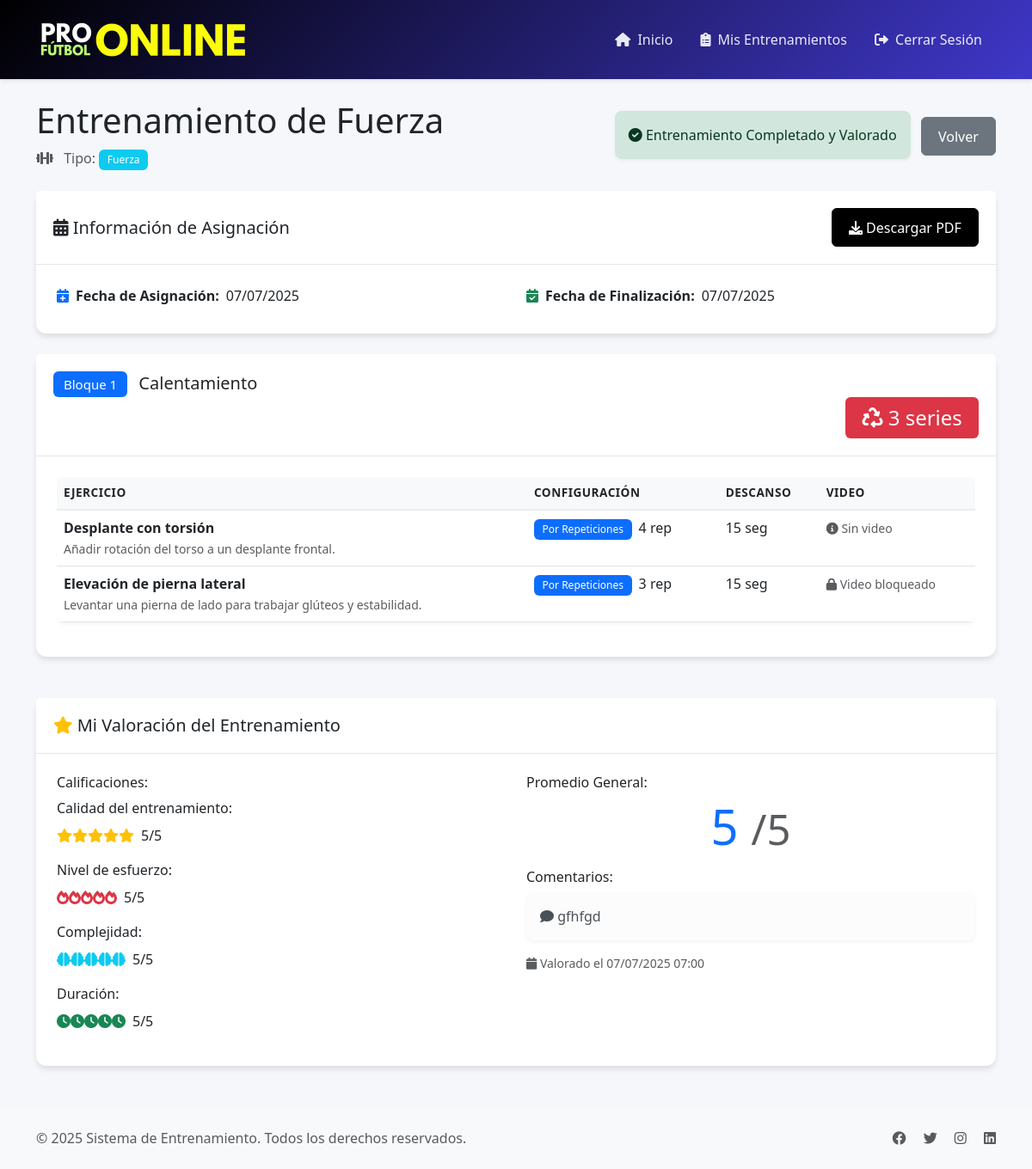
The page /entrenamientos/ver/11 (signed in) on the database its author committed.
### tables this page shows
CREATE TABLE `entrenamientos` (
  `id` int NOT NULL,
  `nombre` varchar(100) NOT NULL,
  `descripcion` text,
  `tipo` int NOT NULL,
  `creado_por` int NOT NULL,
  `created_at` timestamp NULL DEFAULT CURRENT_TIMESTAMP
);

CREATE TABLE `sesiones` (
  `id` int NOT NULL,
  `entrenamiento_id` int NOT NULL,
  `usuario_id` int NOT NULL,
  `fecha` date NOT NULL,
  `notas` text,
  `completado` tinyint(1) DEFAULT '0',
  `fecha_completado` datetime DEFAULT NULL,
  `valorado` tinyint(1) NOT NULL DEFAULT '0',
  `created_at` timestamp NULL DEFAULT CURRENT_TIMESTAMP
);

CREATE TABLE `valoraciones_entrenamientos` (
  `id` int NOT NULL,
  `entrenamiento_id` int NOT NULL,
  `usuario_id` int NOT NULL,
  `dia_id` int NOT NULL,
  `sesion_id` int DEFAULT NULL,
  `calidad` int NOT NULL,
  `esfuerzo` int NOT NULL,
  `complejidad` int NOT NULL,
  `duracion` int NOT NULL,
  `comentarios` text,
  `created_at` timestamp NULL DEFAULT CURRENT_TIMESTAMP
);

### views/entrenamientos/ver.php (the view, shortened to what the rows shown need)
<?php require_once 'views/layouts/header.php'; ?>
<div class="container mt-4">
    <div class="row">
        <div class="col-md-12">
            <div class="d-flex justify-content-between align-items-center mb-4">
                <div>
                    <h1><?php echo htmlspecialchars($entrenamiento['nombre']); ?></h1>
                    <?php if (isset($entrenamiento['tipo'])): ?>
                        <?php
                        $tipos_entrenamiento = [
                            1 => 'Fuerza',
                            2 => 'Cardio',
                            3 => 'Flexibilidad',
                            4 => 'Equilibrio',
                            5 => 'Core',
                            6 => 'Movilidad',
                            7 => 'Potencia',
                            8 => 'Recuperación',
                            10 => 'Mixto'
                        ];
                        $tipo_nombre = $tipos_entrenamiento[$entrenamiento['tipo']] ?? 'No especificado';
                        ?>
                        <p class="text-muted mb-0">
                            <i class="fas fa-dumbbell me-2"></i>
                            Tipo: <span class="badge bg-info"><?php echo $tipo_nombre; ?></span>
                        </p>
                    <?php endif; ?>
                </div>
                <div>
                    <?php if ($_SESSION['user_role'] === 'entrenado' && isset($sesion) && $sesion): ?>
                        <?php if (!$sesion['completado']): ?>
                            <form action="/entrenamientos/completar/<?php echo $entrenamiento['id']; ?>" method="POST" class="d-inline">
                                <button type="submit" class="btn btn-success me-2">
                                    <i class="fas fa-check"></i> Marcar como Completado
                                </button>
                            </form>
                        <?php elseif ($sesion['completado'] && $sesion['valorado']): ?>
                            <div class="alert alert-success d-inline-block me-2 mb-0">
                                <i class="fas fa-check-circle"></i> Entrenamiento Completado y Valorado
                            </div>
                        <?php endif; ?>
                    <?php endif; ?>
                    <a href="/entrenamientos" class="btn btn-secondary">Volver</a>
                </div>
            </div>
            <?php if (isset($sesion) && $sesion): ?>
            <div class="card mb-4">
                <div class="card-header d-flex justify-content-between align-items-center">
                    <h5 class="mb-0">
                        <i class="fas fa-calendar-alt"></i> Información de Asignación
                    </h5>
                    <a href="/entrenamientos/descargarPDF/<?php echo $entrenamiento['id']; ?>" class="btn btn-primary">
                        <i class="fas fa-download"></i> Descargar PDF
                    </a>
                </div>
                <div class="card-body">
                    <div class="row">
                        <div class="col-md-6">
                            <div class="d-flex align-items-center mb-2">
                                <i class="fas fa-calendar-plus text-primary me-2"></i>
                                <strong>Fecha de Asignación:</strong>
                                <span class="ms-2"><?php echo date('d/m/Y', strtotime($sesion['fecha'])); ?></span>
                            </div>
                        </div>
                        <div class="col-md-6">
                            <?php if ($sesion['completado'] && $sesion['fecha_completado']): ?>
                            <div class="d-flex align-items-center mb-2">
                                <i class="fas fa-calendar-check text-success me-2"></i>
                                <strong>Fecha de Finalización:</strong>
                                <span class="ms-2"><?php echo date('d/m/Y', strtotime($sesion['fecha_completado'])); ?></span>
                            </div>
                            <?php endif; ?>
                        </div>
                    </div>
                </div>
            </div>
            <?php endif; ?>
            <?php if (!empty($entrenamiento['bloques'])): ?>
                <?php
                usort($entrenamiento['bloques'], function($a, $b) {
                    return $a['orden'] - $b['orden'];
                });
                foreach ($entrenamiento['bloques'] as $bloque):
                ?>
                <div class="card mb-4">
                    <div class="card-header">
                        <h5 class="mb-0">
                            <span class="badge bg-primary me-2">Bloque <?php echo $bloque['orden']; ?></span>
                            <?php echo htmlspecialchars($bloque['nombre']); ?>
                        </h5>
                        <span class="badge bg-danger ms-2" style="font-size: 1.5em;float: right;">
                                <i class="fas fa-recycle"></i> <?php echo (isset($bloque['serie']) ? $bloque['serie'] : 1); ?> serie<?php echo ((isset($bloque['serie']) ? $bloque['serie'] : 1) > 1 ? 's' : ''); ?>
                        </span>
                    </div>
                    <div class="card-body">
                        <?php if (!empty($bloque['ejercicios'])): ?>
                            <div class="table-responsive">
                                <table class="table table-hover">
                                    <thead>
                                        <tr>
                                            <th>Ejercicio</th>
                                            <th>Configuración</th>
                                            <th>Descanso</th>
                                            <th>Video</th>
                                        </tr>
                                    </thead>
                                    <tbody>
                                        <?php
                                        if (isset($bloque['ejercicios']) && is_array($bloque['ejercicios'])) {
                                            usort($bloque['ejercicios'], function($a, $b) {
                                                return ($a['orden'] ?? 0) - ($b['orden'] ?? 0);
                                            });
                                        }
                                        foreach ($bloque['ejercicios'] as $ejercicio):
                                        ?>
                                        <tr>
                                            <td>
                                                <strong><?php echo htmlspecialchars($ejercicio['nombre']); ?></strong>
                                                <?php if (!empty($ejercicio['descripcion'])): ?>
                                                    <br>
                                                    <small class="text-muted"><?php echo htmlspecialchars($ejercicio['descripcion']); ?></small>
                                                <?php endif; ?>
                                            </td>
                                            <td>
                                                <?php
                                                $tipo_config = $ejercicio['tipo_configuracion'] ?? 'repeticiones';
                                                switch($tipo_config) {
                                                    default:
                                                        echo '<span class="badge bg-primary me-2">Por Repeticiones</span>';
                                                        echo $ejercicio['repeticiones'] ? htmlspecialchars($ejercicio['repeticiones']) . ' rep' : '-';
                                                        break;
                                                }
                                                ?>
                                            </td>
                                            <td><?php echo $ejercicio['tiempo_descanso'] ? htmlspecialchars($ejercicio['tiempo_descanso']) . ' seg' : '-'; ?></td>
                                            <td>
                                                <?php if (!empty($ejercicio['video_url'])): ?>
                                                    <?php if (!empty($sesion) && $sesion['completado'] && $_SESSION['user_role'] === 'entrenado'): ?>
                                                        <span class="text-muted small">
                                                            <i class="fas fa-lock"></i> Video bloqueado
                                                        </span>
                                                    <?php endif; ?>
                                                <?php else: ?>
                                                    <span class="text-muted small">
                                                        <i class="fas fa-info-circle"></i> Sin video
                                                    </span>
                                                <?php endif; ?>
                                            </td>
                                        </tr>
                                        <?php endforeach; ?>
                                    </tbody>
                                </table>
                            </div>
                        <?php else: ?>
                            <div class="alert alert-info">
                                No hay ejercicios asignados a este bloque.
                            </div>
                        <?php endif; ?>
                    </div>
                </div>
                <?php endforeach; ?>
            <?php else: ?>
                <div class="alert alert-info">
                    No hay bloques de ejercicios definidos para este entrenamiento.
                </div>
            <?php endif; ?>
        </div>
    </div>
    <?php if ($_SESSION['user_role'] === 'entrenado'): ?>
        <?php
        if (isset($valoracion) && $valoracion && $valoracion['valorado'] && $valoracion['calidad']): ?>
            <div class="row mt-4">
                <div class="col-md-12">
                    <div class="card">
                        <div class="card-header">
                            <h5 class="mb-0">
                                <i class="fas fa-star text-warning"></i>
                                Mi Valoración del Entrenamiento
                            </h5>
                        </div>
                        <div class="card-body">
                            <div class="row">
                                <div class="col-md-6">
                                    <h6>Calificaciones:</h6>
                                    <div class="mb-3">
                                        <label class="form-label">Calidad del entrenamiento:</label>
                                        <div class="d-flex align-items-center">
                                            <?php for ($i = 1; $i <= 5; $i++): ?>
                                                <i class="fas fa-star <?php echo $i <= $valoracion['calidad'] ? 'text-warning' : 'text-muted'; ?>"></i>
                                            <?php endfor; ?>
                                            <span class="ms-2"><?php echo $valoracion['calidad']; ?>/5</span>
                                        </div>
                                    </div>
                                    <div class="mb-3">
                                        <label class="form-label">Nivel de esfuerzo:</label>
                                        <div class="d-flex align-items-center">
                                            <?php for ($i = 1; $i <= 5; $i++): ?>
                                                <i class="fas fa-fire <?php echo $i <= $valoracion['esfuerzo'] ? 'text-danger' : 'text-muted'; ?>"></i>
                                            <?php endfor; ?>
                                            <span class="ms-2"><?php echo $valoracion['esfuerzo']; ?>/5</span>
                                        </div>
                                    </div>
                                    <div class="mb-3">
                                        <label class="form-label">Complejidad:</label>
                                        <div class="d-flex align-items-center">
                                            <?php for ($i = 1; $i <= 5; $i++): ?>
                                                <i class="fas fa-brain <?php echo $i <= $valoracion['complejidad'] ? 'text-info' : 'text-muted'; ?>"></i>
                                            <?php endfor; ?>
                                            <span class="ms-2"><?php echo $valoracion['complejidad']; ?>/5</span>
                                        </div>
                                    </div>
                                    <div class="mb-3">
                                        <label class="form-label">Duración:</label>
                                        <div class="d-flex align-items-center">
                                            <?php for ($i = 1; $i <= 5; $i++): ?>
                                                <i class="fas fa-clock <?php echo $i <= $valoracion['duracion'] ? 'text-success' : 'text-muted'; ?>"></i>
                                            <?php endfor; ?>
                                            <span class="ms-2"><?php echo $valoracion['duracion']; ?>/5</span>
                                        </div>
                                    </div>
                                </div>
                                <div class="col-md-6">
                                    <h6>Promedio General:</h6>
                                    <?php
                                    $promedio = round(($valoracion['calidad'] + $valoracion['esfuerzo'] + $valoracion['complejidad'] + $valoracion['duracion']) / 4, 1);
                                    ?>
                                    <div class="display-4 text-center mb-3">
                                        <span class="text-primary"><?php echo $promedio; ?></span>
                                        <small class="text-muted">/5</small>
                                    </div>
                                    <?php if (!empty($valoracion['comentarios'])): ?>
                                        <h6>Comentarios:</h6>
                                        <div class="alert alert-light">
                                            <i class="fas fa-comment"></i>
                                            <?php echo htmlspecialchars($valoracion['comentarios']); ?>
                                        </div>
                                    <?php endif; ?>
                                    <div class="text-muted small">
                                        <i class="fas fa-calendar"></i>
                                        Valorado el <?php echo date('d/m/Y H:i', strtotime($valoracion['created_at'])); ?>
                                    </div>
                                </div>
                            </div>
                        </div>
                    </div>
                </div>
            </div>
        <?php endif; ?>
    <?php endif; ?>
</div>
<?php require_once 'views/layouts/footer.php'; ?>

### rows shown on the page
entrenamientos: nombre "Entrenamiento de Fuerza", tipo "Fuerza"
sesiones: fecha "07/07/2025", fecha_completado "07/07/2025", completado 1 (drawn), valorado 1 (drawn)
valoraciones_entrenamientos: calidad "5", esfuerzo "5", complejidad "5", duracion "5", comentarios "gfhfgd", created_at "07/07/2025 07:00"

### other values the page prints
$bloque['orden'] "1"
$bloque['nombre'] "Calentamiento"
$bloque['serie'] "3"
$ejercicio['nombre'] "Desplante con torsión"
$ejercicio['descripcion'] "Añadir rotación del torso a un desplante frontal."
$ejercicio['repeticiones'] "4"
$ejercicio['tiempo_descanso'] "15"
$ejercicio['nombre'] "Elevación de pierna lateral"
$ejercicio['descripcion'] "Levantar una pierna de lado para trabajar glúteos y estabilidad."
$ejercicio['repeticiones'] "3"
